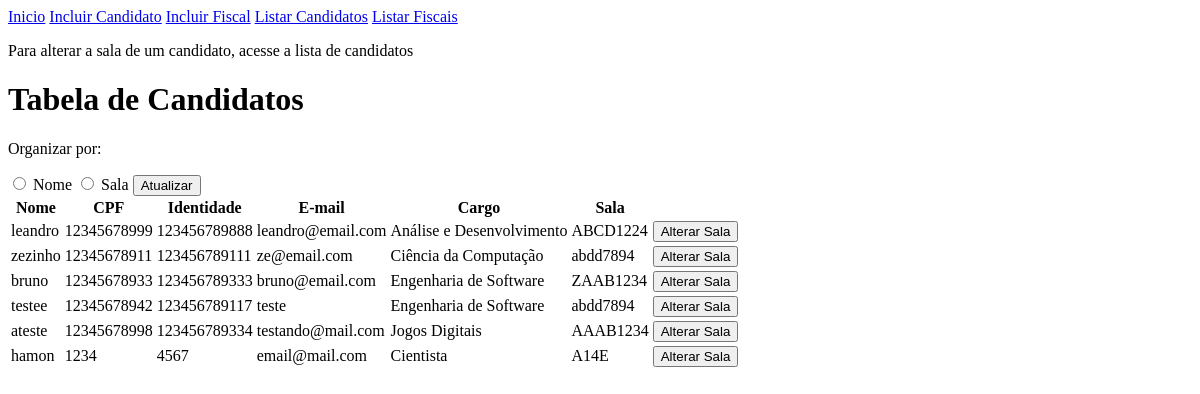
Page /?page=listar_candidatos on the earlier database version.
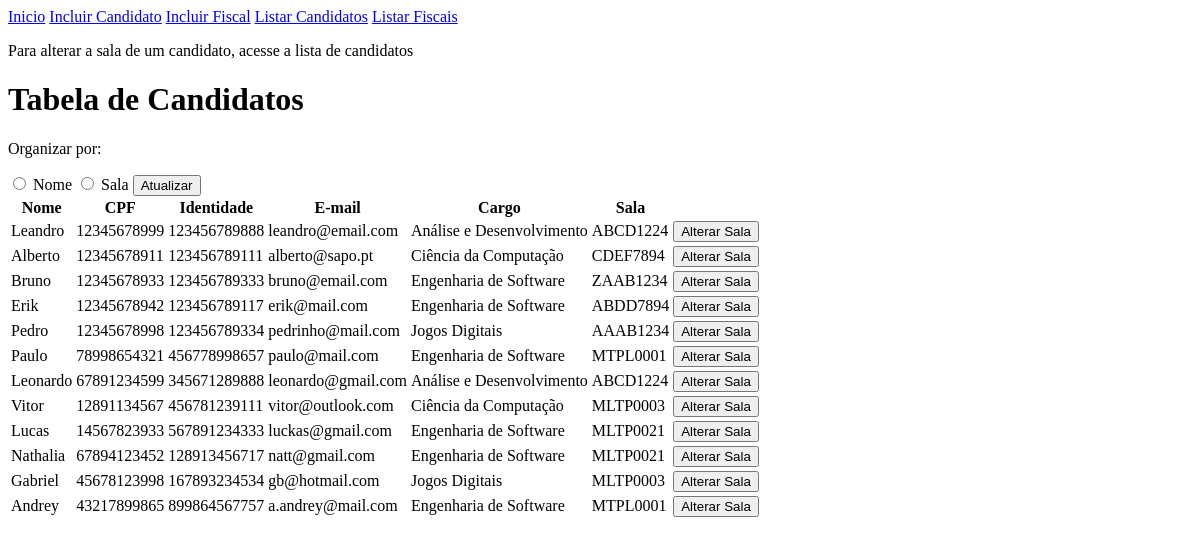
Same page on the later database version.
### tables this page shows
CREATE TABLE IF NOT EXISTS `tabela_candidatos` (
  `id_candidato` int UNSIGNED NOT NULL AUTO_INCREMENT,
  `nome_candidato` varchar(255) NOT NULL,
  `sala_candidato` varchar(8) NOT NULL,
  `cpf_candidato` varchar(11) NOT NULL,
  `identidade_candidato` varchar(12) NOT NULL,
  `email_candidato` varchar(255) NOT NULL,
  `cargo_candidato` varchar(255) NOT NULL,
  PRIMARY KEY (`id_candidato`)
);

### listar_candidatos.php (the view)
<?php
if ($_SERVER['REQUEST_METHOD'] === 'POST') {
	$ordem = $_POST["ordem"];
	if ($ordem == "nome") {
		$sql = "SELECT * FROM tabela_candidatos ORDER BY nome_candidato";
	} else {
		$sql = "SELECT * FROM tabela_candidatos ORDER BY sala_candidato";
	}
} else {
	$sql = "SELECT * FROM tabela_candidatos";
}
$res = $conn->query($sql);
$qtd = $res->num_rows;
?>
<h1>Tabela de Candidatos</h1>
<div>
	<p>Organizar por:</p>
	<form method="POST">
		<input type="radio" id="ordem-nome" name="ordem" value="nome">
		<label for="ordem-nome">Nome</label>
		<input type="radio" id="ordem-sala" name="ordem" value="sala">
		<label for="sala-nome">Sala</label>
		<button type="submit">Atualizar</button>
	</form>
</div>
<?php
if ($qtd > 0) {
	print "<table>";
	print "<tr>";
	print "<th>Nome</th>";
	print "<th>CPF</th>";
	print "<th>Identidade</th>";
	print "<th>E-mail</th>";
	print "<th>Cargo</th>";
	print "<th>Sala</th>";
	print "</tr>";
	while ($row = $res->fetch_object()) {
		print "<tr>";
		print "<td>" . $row->nome_candidato . "</td>";
		print "<td>" . $row->cpf_candidato . "</td>";
		print "<td>" . $row->identidade_candidato . "</td>";
		print "<td>" . $row->email_candidato . "</td>";
		print "<td>" . $row->cargo_candidato . "</td>";
		print "<td>" . $row->sala_candidato . "</td>";
		print "<td><button onclick=\"location.href='?page=alterar_sala&id_candidato=" . $row->id_candidato . "';\">Alterar Sala</button>";
		print "</tr>";
	}
	print "</table>";
} else {
	print "<p>Não há candidatos registrados</p>";
}
?>

### index.php (shortened to what this page needs)
<!DOCTYPE html>
<head>
</head>
<body>
	<header>
		<nav>
			<a href="index.php" aria-current="page">Inicio</a>
			<a href="?page=incluir_candidato">Incluir Candidato</a>
			<a href="?page=incluir_fiscal">Incluir Fiscal</a>
			<a href="?page=listar_candidatos">Listar Candidatos</a>
			<a href="?page=listar_fiscais">Listar Fiscais</a>
			<p>Para alterar a sala de um candidato, acesse a lista de candidatos</p>
		</nav>
	</header>
	<main>
		<?php
		include("config.php");
		switch (@$_REQUEST["page"]) {
			case "listar_candidatos";
				include("listar_candidatos.php");
				break;
		}
		?>
	</main>
</body>
</html>

Differences in the rows shown:
changed tabela_candidatos "leandro@email.com": nome_candidato "leandro" → "Leandro"
changed tabela_candidatos: nome_candidato "zezinho" → "Alberto"; email_candidato "ze@email.com" → "alberto@sapo.pt"; sala_candidato "abdd7894" → "CDEF7894"
changed tabela_candidatos "bruno@email.com": nome_candidato "bruno" → "Bruno"
changed tabela_candidatos: nome_candidato "testee" → "Erik"; email_candidato "teste" → "erik@mail.com"; sala_candidato "abdd7894" → "ABDD7894"
changed tabela_candidatos "AAAB1234": nome_candidato "ateste" → "Pedro"; email_candidato "testando@mail.com" → "pedrinho@mail.com"
changed tabela_candidatos: nome_candidato "hamon" → "Paulo"; cpf_candidato "1234" → "78998654321"; identidade_candidato "4567" → "456778998657"; email_candidato "email@mail.com" → "paulo@mail.com"; cargo_candidato "Cientista" → "Engenharia de Software"; sala_candidato "A14E" → "MTPL0001"
added tabela_candidatos: nome_candidato "Leonardo", cpf_candidato "67891234599", identidade_candidato "345671289888", email_candidato "leonardo@gmail.com", cargo_candidato "Análise e Desenvolvimento", sala_candidato "ABCD1224"
added tabela_candidatos: nome_candidato "Vitor", cpf_candidato "12891134567", identidade_candidato "456781239111", email_candidato "vitor@outlook.com", cargo_candidato "Ciência da Computação", sala_candidato "MLTP0003"
added tabela_candidatos: nome_candidato "Lucas", cpf_candidato "14567823933", identidade_candidato "567891234333", email_candidato "luckas@gmail.com", cargo_candidato "Engenharia de Software", sala_candidato "MLTP0021"
added tabela_candidatos: nome_candidato "Nathalia", cpf_candidato "67894123452", identidade_candidato "128913456717", email_candidato "natt@gmail.com", cargo_candidato "Engenharia de Software", sala_candidato "MLTP0021"
added tabela_candidatos: nome_candidato "Gabriel", cpf_candidato "45678123998", identidade_candidato "167893234534", email_candidato "gb@hotmail.com", cargo_candidato "Jogos Digitais", sala_candidato "MLTP0003"
added tabela_candidatos: nome_candidato "Andrey", cpf_candidato "43217899865", identidade_candidato "899864567757", email_candidato "a.andrey@mail.com", cargo_candidato "Engenharia de Software", sala_candidato "MTPL0001"
